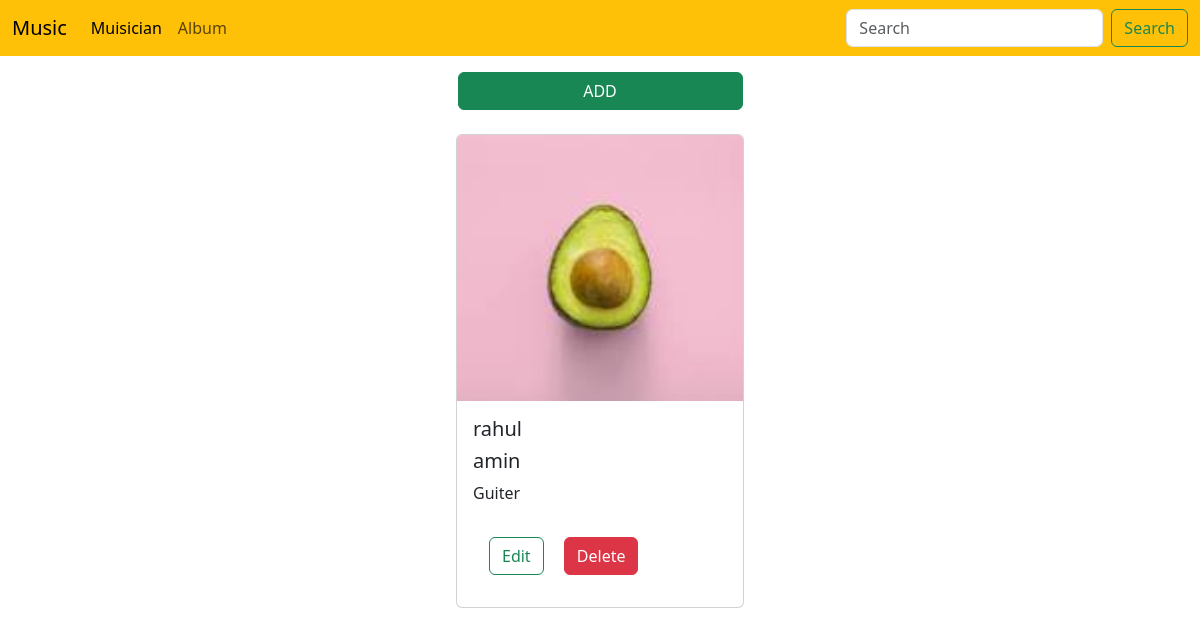
Page /musician/ on the committed database.
### musician/models.py (models this page shows, shortened)
class Musician(models.Model):
    first_name=models.CharField(max_length=100)
    last_name=models.CharField(max_length=100)
    email=models.EmailField()
    number=models.CharField(max_length=11)
    instrument_type=models.CharField()

### musician/views.py (the view)
# urls.py: path('',views.musician_home,name='musician_home'),
def musician_home(request):
    m=models.Musician.objects.all()
    return render(request,'pages/musician_home.html',{'data':m})

### musician/Templates/pages/musician_home.html (shortened to what this page needs)
{% extends 'base/base.html' %}
{% load crispy_forms_tags %}
{% block content %}
{% include 'components/header.html' %}
<div class="container">
  <div class="row mt-3 rounded d-flex justify-content-center ">
    <a class="btn btn-success text-white w-25" href="{% url 'add_musician' %}">ADD</a>
  </div>
  <div class="d-flex  justify-content-center mt-4 gap-3">
    {% for d in data %}
          <div class="card" style="width: 18rem;">
        <img class="card-img-top" alt="...">
        <div class="card-body">
          <h5 class="card-title">{{d.first_name}}</h5>
          <h5 class="card-title">{{d.last_name}}</h5>
          <p class="card-text">{{d.instrument_type}}</p>
           <div class="card-body">
          <a href="{% url 'edit_musician' d.id %}" class=" btn btn-outline-success card-link">Edit</a>
          <a href="{% url 'delete_musician' d.id %}" class="btn btn-danger  card-link">Delete</a>
        </div>
        </div>
      </div>
    {% endfor %}
  </div>
</div>
{% endblock %}

### rows in the picture
Musician: first_name "rahul", last_name "amin", instrument_type "Guiter"
